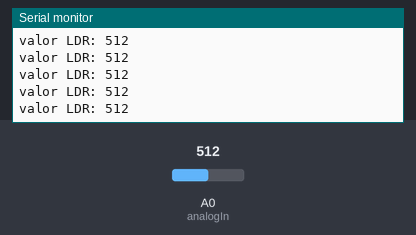
The sketch below on a simulated Arduino Uno, built with avr-gcc and run on an emulated ATmega328P. Parts: the last lines printed to the serial monitor. Inputs (shaded band) come from the test bench; at power-on: A0 (analogIn) = 512.

Above: at 1.2 s.
1.3 s: A0 (analogIn) set to 716
At 1.31 s:
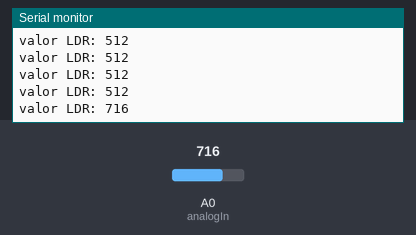
2.8 s: A0 (analogIn) set to 900
At 2.82 s:
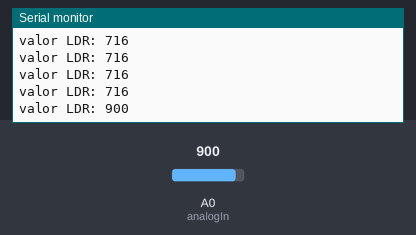
Timing chart, 0 to 5.8 s (numbered marks = the images above; inputs shaded):
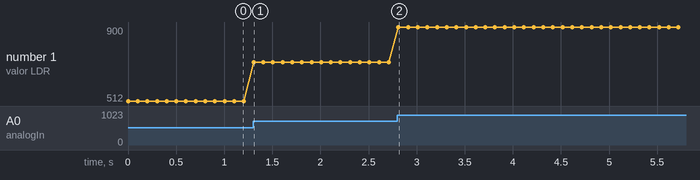

Measured:
- after the input at 1.3 s, the serial monitor: prints a new line at once (image 1)
- after the input at 2.8 s, the serial monitor: prints a new line at once (image 2)
- plotted number 1: 512 → 716 after the input at 1.3 s, 716 → 900 after the input at 2.8 s

The sketch:

lab1_inputRead.ino
```cpp
const int analogIn = A0;
int LDRvalue = 0;


void setup() {
  Serial.begin(9600);
  pinMode(analogIn, INPUT);
}

void loop () {

  LDRvalue = analogRead(analogIn);

  Serial.print("valor LDR: ");
  Serial.println(LDRvalue);

  delay(100);


}
```
